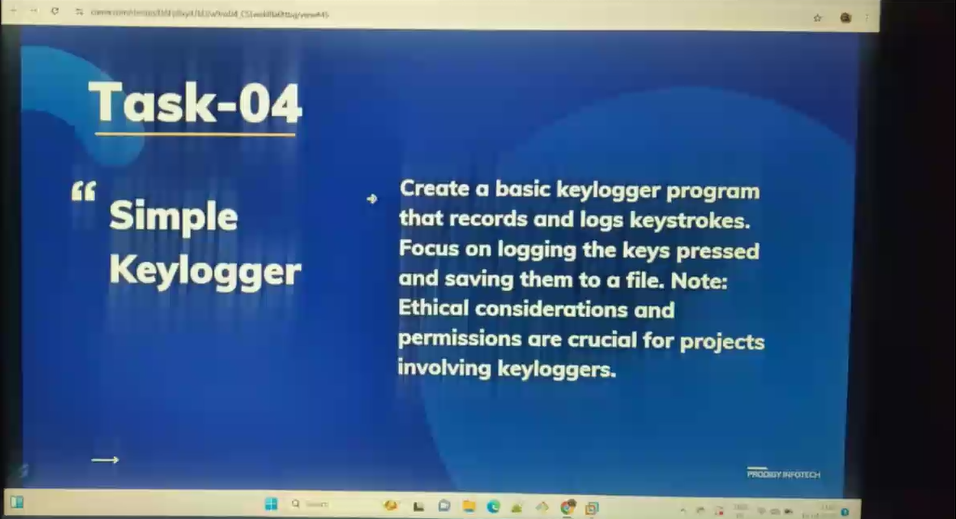
#> input picture image_encryption/img.png, 956 x 519 px
$ python app.py
#> lines starting #> are read from the running program, lines starting #| are printed output that depends on the picture
#> the answer given: e
#> the answer given: img.png
### image_encryption/utils.py
import os

def file_exists(path):
    return os.path.isfile(path)

def get_valid_key():
    while True:
        try:
            return int(input("Enter an encryption key (integer): "))
        except ValueError:
            print("Invalid input. Please enter an integer.")
#> this loop made 1 pass; the answer given on pass 1: 3
#> the answer given: out.png

### image_encryption/image_cipher.py
from PIL import Image

def encrypt_image(input_path, output_path, key):
#> called with input_path = 'img.png', output_path = 'out.png', key = 3
    image = Image.open(input_path).convert("RGBA")
#> image is the input picture: PIL image 956x519 RGBA; mean R, G, B, A 55.7, 87.5, 129.3, 255
    pixels = image.load()

    for i in range(image.width):
        for j in range(image.height):
            r, g, b, a = pixels[i, j]
            pixels[i, j] = (
                (r + key) % 256,
                (g + key) % 256,
                (b + key) % 256,
                a
            )

    image.save(output_path)
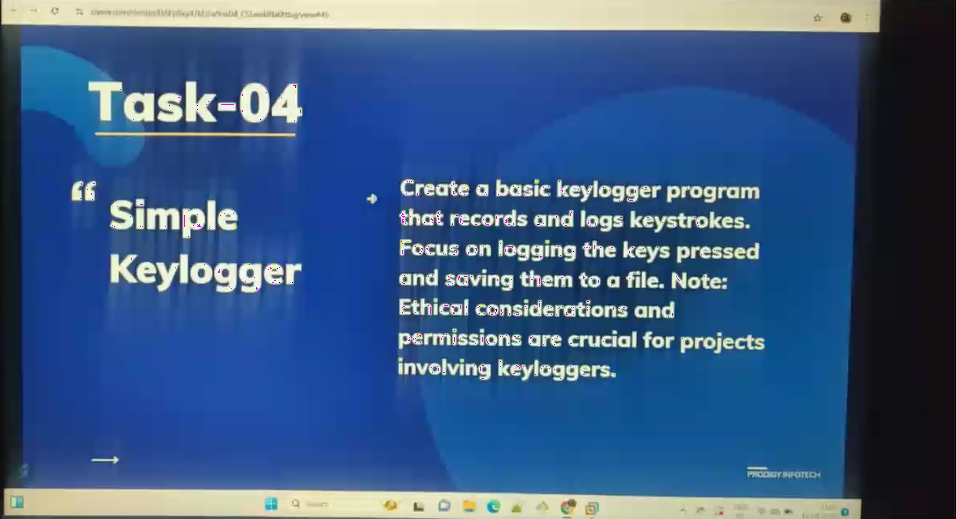
#> saved as out.png: PIL image 956x519 RGBA; mean R, G, B, A 58.7, 90.2, 132.1, 255
    print(f"Image encrypted and saved to {output_path}")

# [16 lines left out: function decrypt_image, not called in this run]

### image_encryption/app.py
from image_cipher import encrypt_image, decrypt_image
from utils import file_exists, get_valid_key

def main():
    print("Image Encryption Tool")

    choice = input("Choose: (e)ncrypt or (d)ecrypt: ").lower()
    path = input("Enter the image file path: ")

    if not file_exists(path):
        print("File not found.")
        return

    key = get_valid_key()
    output_path = input("Enter output file path: ")

    if choice == 'e':
        encrypt_image(path, output_path, key)
    elif choice == 'd':
        decrypt_image(path, output_path, key)
    else:
        print("Invalid choice. Please enter 'e' or 'd'.")

if __name__ == "__main__":
    main()
